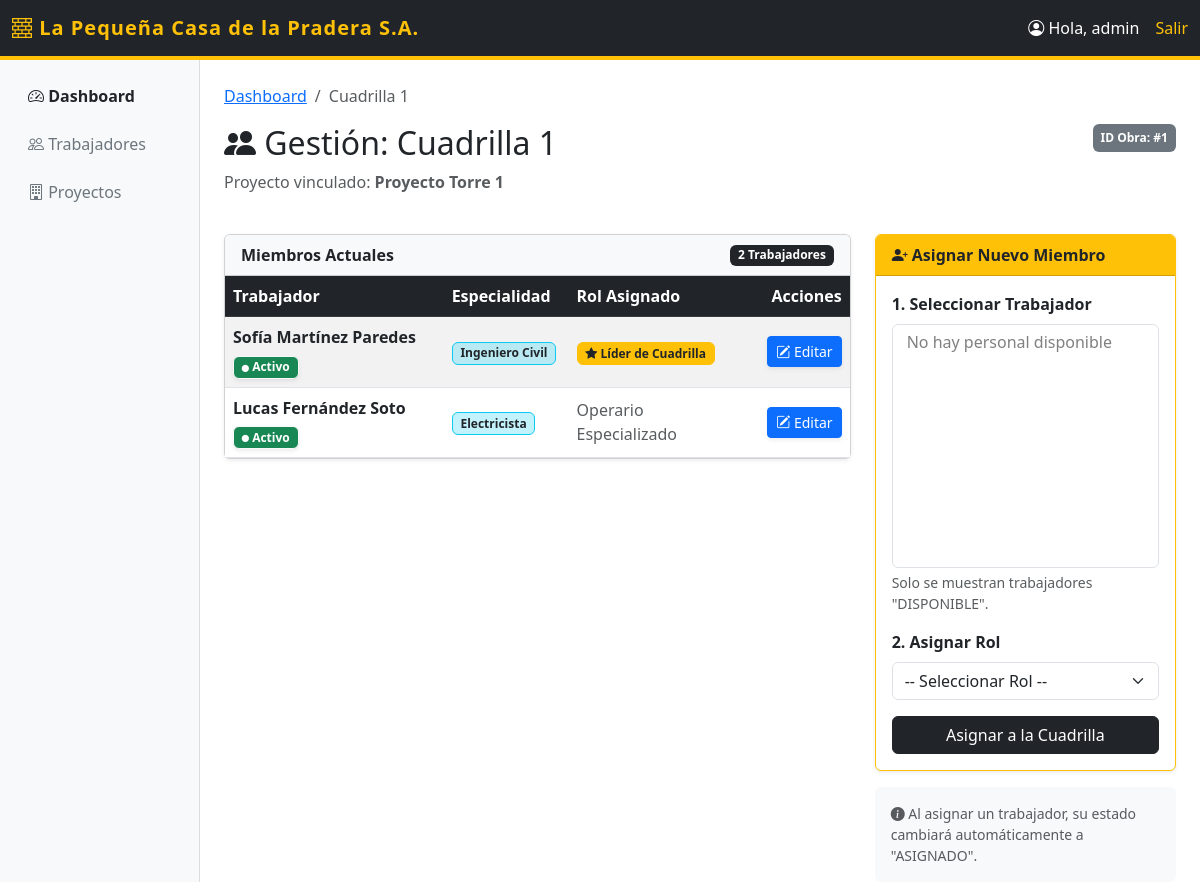
/cuadrilla/1/ (signed in), run on an earlier commit of the app's database.
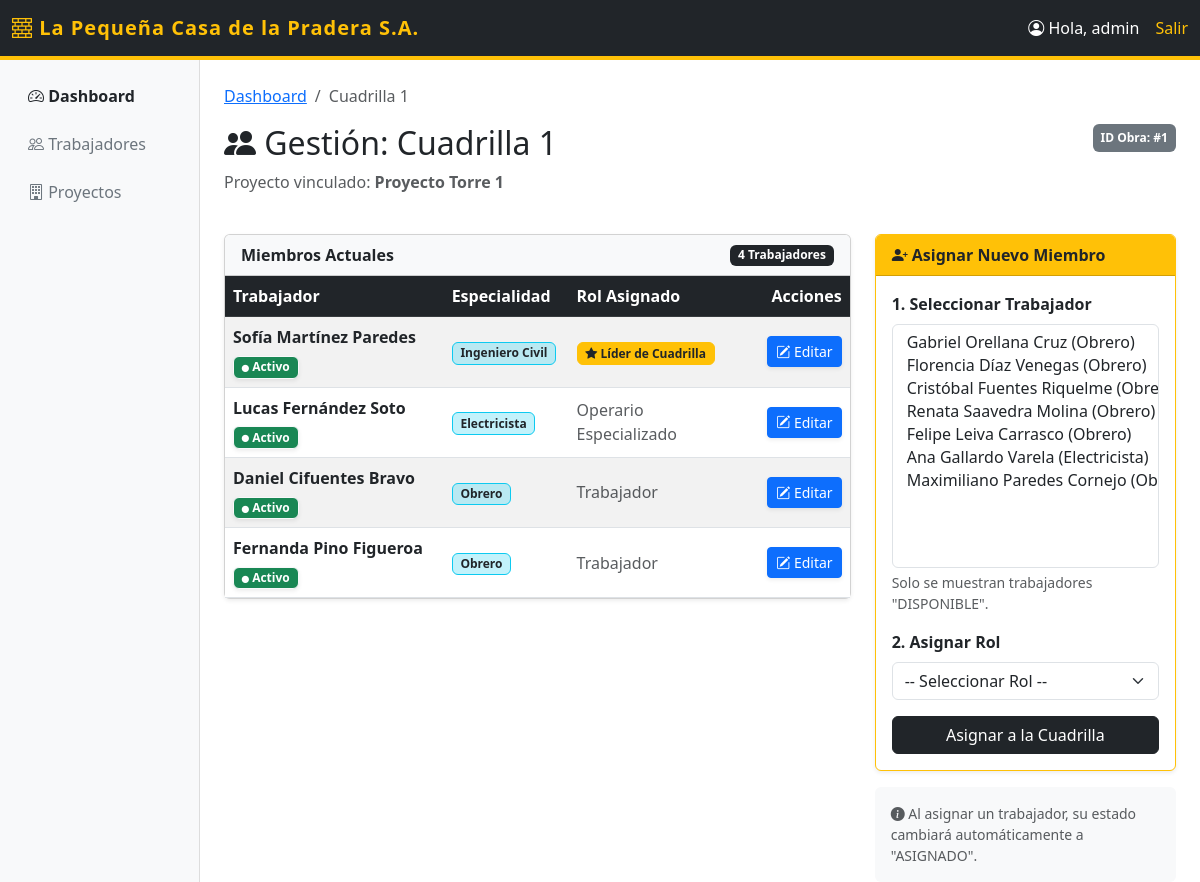
And on a later commit of the database.
### cuadrillas/models.py (models this page shows, shortened)
class Cuadrilla(models.Model):
    nombre = models.CharField(max_length=100)
    proyecto = models.ForeignKey(Proyecto, on_delete=models.CASCADE, related_name='cuadrillas')
    miembros = models.ManyToManyField(Trabajador, through='MiembroCuadrilla')

class Proyecto(models.Model):
    ESTADOS = [
        ('PLANIFICADO', 'Planificado'),
        ('EN_CURSO', 'En Curso'),
        ('FINALIZADO', 'Finalizado'),
    ]
    nombre = models.CharField(max_length=100)
    estado = models.CharField(max_length=20, choices=ESTADOS, default='PLANIFICADO')
    fecha_inicio = models.DateField()
    fecha_termino = models.DateField(null=True, blank=True)
    jefe_proyecto = models.ForeignKey(User, on_delete=models.SET_NULL, null=True, related_name='proyectos_a_cargo')

class MiembroCuadrilla(models.Model):
    cuadrilla = models.ForeignKey(Cuadrilla, on_delete=models.CASCADE)
    trabajador = models.ForeignKey(Trabajador, on_delete=models.CASCADE)
    rol = models.ForeignKey(Rol, on_delete=models.SET_NULL, null=True)
    fecha_asignacion = models.DateField(auto_now_add=True)
    class Meta:
        unique_together = ('cuadrilla', 'trabajador')

class Trabajador(models.Model):
    DISPONIBILIDAD = [
        ('DISPONIBLE', 'Disponible'),
        ('ASIGNADO', 'Asignado'),
        ('NO_DISPONIBLE', 'No Disponible')
    ]
    usuario = models.OneToOneField(User, on_delete=models.CASCADE, primary_key=True)
    primer_nombre = models.CharField(max_length=50)
    segundo_nombre = models.CharField(max_length=50, blank=True, null=True)
    apellido_paterno = models.CharField(max_length=50)
    apellido_materno = models.CharField(max_length=50)
    especialidad = models.CharField(max_length=100)
    disponibilidad = models.CharField(max_length=20, choices=DISPONIBILIDAD, default='DISPONIBLE')
    @property
    def nombre_completo(self):
        nombres = [self.primer_nombre, self.segundo_nombre, self.apellido_paterno, self.apellido_materno]
        return " ".join(filter(None, nombres))

class Rol(models.Model):
    nombre_rol = models.CharField(max_length=50)

### cuadrillas/views.py (the view, shortened to what this page needs)
# urls.py: path('cuadrilla/<int:id>/', views.detalle_cuadrilla, name='detalle_cuadrilla'),
@login_required
def detalle_cuadrilla(request, id):
    cuadrilla = get_object_or_404(Cuadrilla, id=id)
    if not request.user.is_superuser and cuadrilla.proyecto.jefe_proyecto != request.user:
        messages.error(request, "Acceso denegado: No eres el Jefe de este proyecto.")
        return redirect('dashboard')
    es_jefe_o_admin = request.user.is_superuser or cuadrilla.proyecto.jefe_proyecto == request.user
    miembros = MiembroCuadrilla.objects.filter(cuadrilla=cuadrilla)
    trabajadores_disponibles = Trabajador.objects.filter(disponibilidad='DISPONIBLE')
    roles_disponibles = Rol.objects.all()
    todas_las_cuadrillas = Cuadrilla.objects.all()
    opciones_disponibilidad = Trabajador.DISPONIBILIDAD
    return render(request, 'cuadrillas/detalle_cuadrilla.html', {
        'cuadrilla': cuadrilla,
        'miembros': miembros,
        'trabajadores': trabajadores_disponibles,
        'roles': roles_disponibles,
        'todas_las_cuadrillas': todas_las_cuadrillas,
        'opciones_disponibilidad': opciones_disponibilidad,
        'es_autorizado': es_jefe_o_admin,
    })

### cuadrillas/templates/cuadrillas/detalle_cuadrilla.html (shortened to what this page needs)
{% extends 'cuadrillas/base.html' %}
{% block content %}
<nav aria-label="breadcrumb">
  <ol class="breadcrumb">
    <li class="breadcrumb-item"><a href="{% url 'dashboard' %}">Dashboard</a></li>
    <li class="breadcrumb-item active" aria-current="page">{{ cuadrilla.nombre }}</li>
  </ol>
</nav>
<div class="row mb-4">
    <div class="col-md-8">
        <h2><i class="bi bi-people-fill"></i> Gestión: {{ cuadrilla.nombre }}</h2>
        <p class="text-muted">Proyecto vinculado: <strong>{{ cuadrilla.proyecto.nombre }}</strong></p>
    </div>
    <div class="col-md-4 text-end">
        <span class="badge bg-secondary p-2">ID Obra: #{{ cuadrilla.proyecto.id }}</span>
    </div>
</div>
<div class="row">
    <div class="col-lg-8">
        <div class="card shadow-sm">
            <div class="card-header bg-light fw-bold d-flex justify-content-between align-items-center">
                <span>Miembros Actuales</span>
                <span class="badge bg-dark">{{ miembros.count }} Trabajadores</span>
            </div>
            <div class="card-body p-0">
                <table class="table table-hover table-striped mb-0 align-middle">
                    <thead class="table-dark">
                        <tr>
                            <th style="width: 35%;">Trabajador</th>
                            <th style="width: 20%;">Especialidad</th>
                            <th style="width: 25%;">Rol Asignado</th>
                            <th class="text-end" style="width: 20%;">Acciones</th>
                        </tr>
                    </thead>
                    <tbody>
                        {% for m in miembros %}
                        <tr>
                            <td>
                                <div class="fw-bold">{{ m.trabajador.nombre_completo }}</div>
                                <div class="mt-1">
                                    {% if m.trabajador.disponibilidad == 'ASIGNADO' %}
                                        <span class="badge bg-success text-white border border-light shadow-sm" style="font-size: 0.75em;">
                                            <i class="bi bi-circle-fill" style="font-size: 0.6em;"></i> Activo
                                        </span>
                                    {% elif m.trabajador.disponibilidad == 'NO_DISPONIBLE' %}
                                        <span class="badge bg-danger text-white border border-light shadow-sm" style="font-size: 0.75em;">
                                            <i class="bi bi-x-circle-fill" style="font-size: 0.6em;"></i> Licencia/Baja
                                        </span>
                                    {% else %}
                                        <span class="badge bg-secondary text-white border border-light shadow-sm" style="font-size: 0.75em;">
                                            <i class="bi bi-dash-circle" style="font-size: 0.6em;"></i> {{ m.trabajador.get_disponibilidad_display }}
                                        </span>
                                    {% endif %}
                                </div>
                            </td>
                            <td>
                                <span class="badge bg-info text-dark bg-opacity-25 border border-info">
                                    {{ m.trabajador.especialidad }}
                                </span>
                            </td>
                            <td>
                                {% if "Líder" in m.rol.nombre_rol %}
                                    <span class="badge bg-warning text-dark border border-warning">
                                        <i class="bi bi-star-fill"></i> {{ m.rol.nombre_rol }}
                                    </span>
                                {% else %}
                                    <span class="text-muted">{{ m.rol.nombre_rol }}</span>
                                {% endif %}
                            </td>
                            <td class="text-end">
                                {% if es_autorizado %}
                                    <button type="button" class="btn btn-primary btn-sm shadow-sm" data-bs-toggle="modal" data-bs-target="#editarMiembroModal-{{ m.id }}">
                                        <i class="bi bi-pencil-square"></i> Editar
                                    </button>
                                {% else %}
                                    <span class="text-muted small"><i class="bi bi-lock"></i> Ver</span>
                                {% endif %}
                            </td>
                        </tr>
                        {% endfor %}
                    </tbody>
                </table>
            </div>
        </div>
    </div>
    <div class="col-lg-4">
        {% if es_autorizado %}
            <div class="card border-warning shadow-sm">
                <div class="card-header bg-warning text-dark fw-bold">
                    <i class="bi bi-person-plus-fill"></i> Asignar Nuevo Miembro
                </div>
                <div class="card-body">
                    <form method="POST">
                        <div class="mb-3">
                            <label class="form-label fw-bold">1. Seleccionar Trabajador</label>
                            <select name="trabajador" class="form-select" size="10" required>
                                {% for t in trabajadores %}
                                <option value="{{ t.pk }}">
                                </option>
                                {% empty %}
                                <option disabled>No hay personal disponible</option>
                                {% endfor %}
                            </select>
                            <div class="form-text">Solo se muestran trabajadores "DISPONIBLE".</div>
                        </div>
                        <div class="mb-3">
                            <label class="form-label fw-bold">2. Asignar Rol</label>
                            <select name="rol" class="form-select" required>
                                <option value="" selected>-- Seleccionar Rol --</option>
                            </select>
                        </div>
                        <div class="d-grid">
                            <button type="submit" class="btn btn-dark">Asignar a la Cuadrilla</button>
                        </div>
                    </form>
                </div>
            </div>
            <div class="card mt-3 bg-light border-0">
                <div class="card-body small text-muted">
                    <i class="bi bi-info-circle-fill"></i>
                    Al asignar un trabajador, su estado cambiará automáticamente a "ASIGNADO".
                </div>
            </div>
        {% else %}
            <div class="alert alert-warning shadow-sm">
                <h5 class="alert-heading"><i class="bi bi-shield-lock-fill"></i> Modo Lectura</h5>
                <p class="mb-0">No tienes permisos para modificar esta cuadrilla porque no eres el Jefe de este Proyecto.</p>
            </div>
        {% endif %}
    </div>
</div>
{% endblock %}

### cuadrillas/templates/cuadrillas/base.html (shortened to what this page needs)
<!DOCTYPE html>
<html lang="es">
<head>
    <link href="https://cdn.jsdelivr.net/npm/bootstrap@5.3.0/dist/css/bootstrap.min.css" rel="stylesheet">
    <link rel="stylesheet" href="https://cdn.jsdelivr.net/npm/bootstrap-icons@1.11.0/font/bootstrap-icons.css">
</head>
<body>
    <nav class="navbar navbar-expand-lg navbar-dark navbar-custom">
        <div class="container-fluid">
            <a class="navbar-brand brand-text" href="{% url 'dashboard' %}">
                <i class="bi bi-bricks"></i> La Pequeña Casa de la Pradera S.A.
            </a>
            <div class="d-flex text-white">
                <span class="me-3"><i class="bi bi-person-circle"></i> Hola, {{ user.username }}</span>
                <a href="{% url 'logout' %}" class="text-warning text-decoration-none">Salir</a>
            </div>
        </div>
    </nav>
    <div class="container-fluid">
        <div class="row">
            <nav class="col-md-2 d-none d-md-block bg-sidebar pt-3">
                <ul class="nav flex-column">
                    <li class="nav-item mb-2">
                        <a class="nav-link active text-dark fw-bold" href="{% url 'dashboard' %}">
                            <i class="bi bi-speedometer2"></i> Dashboard
                        </a>
                    </li>
                    <li class="nav-item mb-2">
                        <a class="nav-link text-secondary" href="#">
                            <i class="bi bi-people"></i> Trabajadores
                        </a>
                    </li>
                    <li class="nav-item mb-2">
                        <a class="nav-link text-secondary" href="#">
                            <i class="bi bi-building"></i> Proyectos
                        </a>
                    </li>
                </ul>
            </nav>
            <main class="col-md-10 ms-sm-auto col-lg-10 px-md-4 pt-4">
                {% block content %}
                {% endblock %}
            </main>
        </div>
    </div>
</body>
</html>

### cuadrillas/templates/cuadrillas/base.html (style rules this page uses)
.navbar-custom { background-color: #212529; border-bottom: 4px solid #ffc107; }
.brand-text { color: #ffc107; font-weight: bold; letter-spacing: 1px; }
.bg-sidebar { background-color: #f8f9fa; min-height: 100vh; border-right: 1px solid #ddd; }

What changed in the data, as far as the page shows it:
added MiembroCuadrilla: trabajador.nombre_completo "Daniel Cifuentes Bravo", shows "Activo", trabajador.especialidad "Obrero", rol.nombre_rol "Trabajador"
added MiembroCuadrilla: trabajador.nombre_completo "Fernanda Pino Figueroa", shows "Activo", trabajador.especialidad "Obrero", rol.nombre_rol "Trabajador"
Also different on the page:
{{ miembros.count }}: "2" → "4"
form field trabajador: "No hay personal disponible" → "Gabriel Orellana Cruz (Obrero) / Florencia Díaz Venegas (Obrero) / Cristóbal Fuentes Riquelme (Obrero) / Renata Saavedra Molina (Obrero) / Felipe Leiva Carrasco (Obrero) / Ana Gallardo Varela (Electricista) / Maximiliano Paredes Cornejo (Obrero)"
